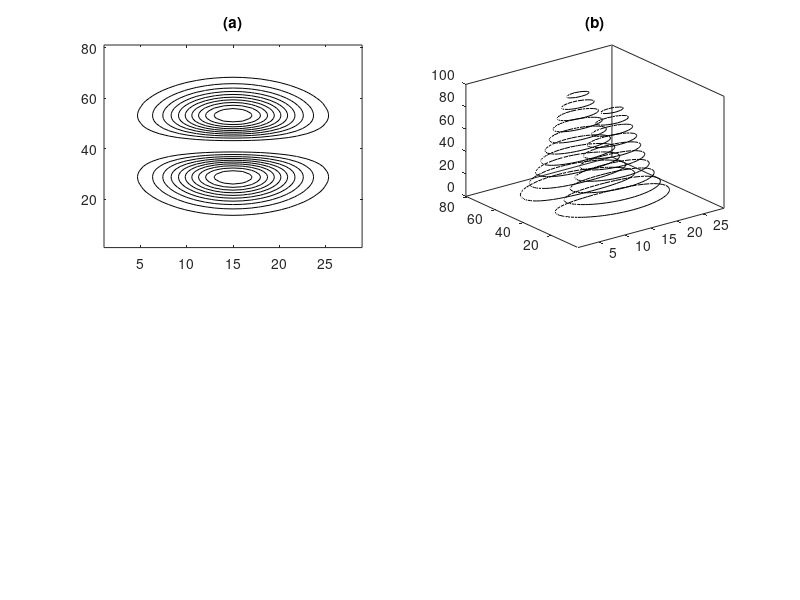

The MATLAB script that drew this image:
subplot(2,2,1)
       [x y] = meshgrid(-2.1:0.15:2.1, -6:0.15:6);
       u = 80 * y.^2 .* exp(-x.^2 - 0.3*y.^2);    
       contour(u,'k'),title('(a)')
subplot(2,2,2)
contour3(u,'k'),title('(b)'),grid off                                
